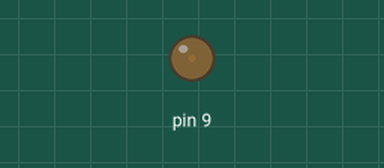
The sketch below on a simulated Arduino Uno, built with avr-gcc and run on an emulated ATmega328P. On the bench: output pins drawn as LEDs (lit = HIGH).

Above: at 0.05 s.
At 2.9 s:
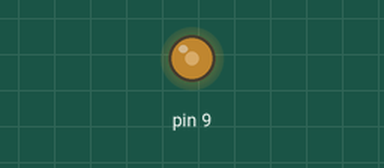
At 5.8 s:
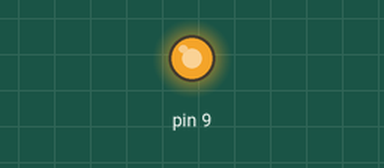
At 11.55 s:
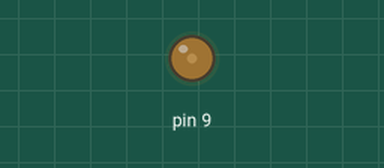
Timing chart, 0 to 16.6 s (numbered marks = the images above):
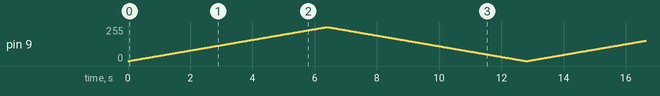

The sketch:

LASER_MODULE.ino
```cpp
/******************************************
 *Website: www.elegoo.com
 *
 *Time:2017.12.12
 *
 ******************************************/
int pos = 0;

void setup() {
  pinMode(9,OUTPUT);
}

void loop() {
  for (pos = 0; pos <= 255; pos += 1)
  {

    analogWrite(9,pos);
    delay(25);
  }
  for (pos = 255; pos >= 0; pos -= 1)
  {
    analogWrite(9,pos);
    delay(25);
  }
}
```
